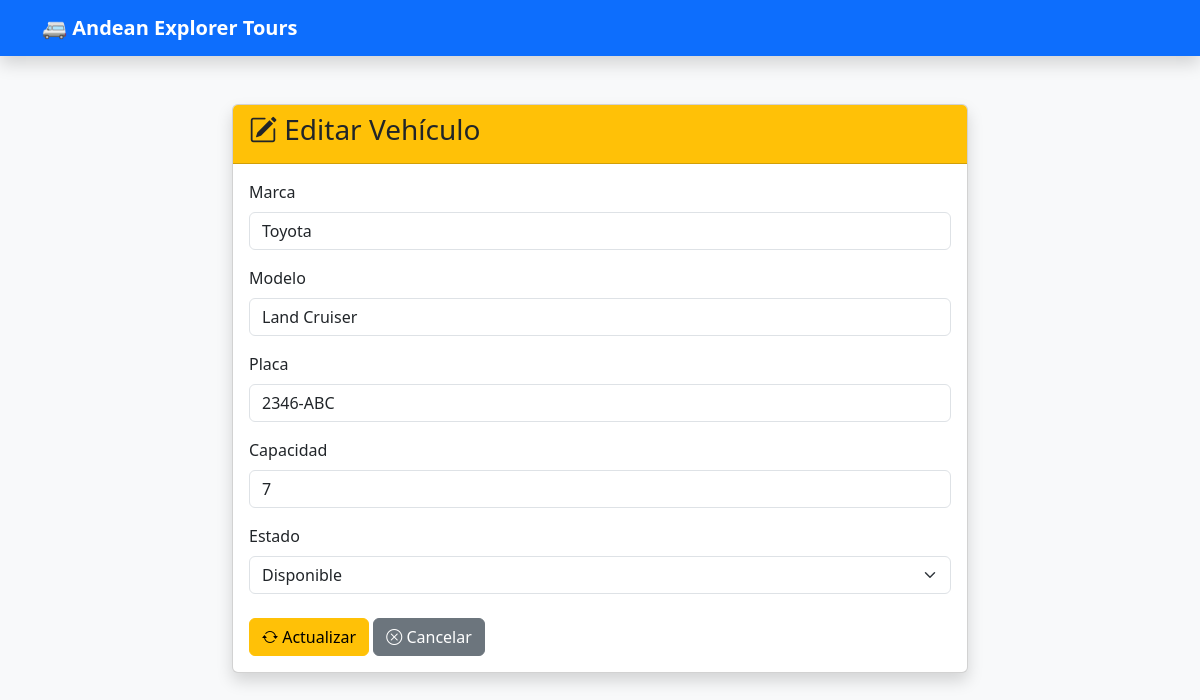
The app's page /vehiculos/editar/1 (signed in) with its own data.
### app/models/vehiculo.py (models this page shows)
class Vehiculo(db.Model):
    id = db.Column(
        db.Integer,
        primary_key=True
    )
    marca = db.Column(
        db.String(50),
        nullable=False
    )
    modelo = db.Column(
        db.String(50),
        nullable=False
    )
    placa = db.Column(
        db.String(20),
        unique=True,
        nullable=False
    )
    capacidad = db.Column(
        db.Integer,
        nullable=False
    )
    estado = db.Column(
        db.String(30)
    )

### app/blueprints/vehiculos/routes.py (the view, shortened to what this page needs)
@vehiculos_bp.route('/vehiculos/editar/<int:id>', methods=['GET', 'POST'])
@login_required
def editar_vehiculo(id):
    vehiculo = Vehiculo.query.get_or_404(id)
    return render_template(
        'vehiculos/editar.html',
        vehiculo=vehiculo
    )

### app/templates/vehiculos/editar.html (shortened to what this page needs)
<!DOCTYPE html>
<html lang="es">
<head>
    <link
        href="https://cdn.jsdelivr.net/npm/bootstrap@5.3.3/dist/css/bootstrap.min.css"
        rel="stylesheet">
    <link
        href="https://cdn.jsdelivr.net/npm/bootstrap-icons@1.11.3/font/bootstrap-icons.css"
        rel="stylesheet">
</head>
<body class="bg-light">
<nav class="navbar navbar-dark bg-primary shadow">
    <div class="container">
        <span class="navbar-brand fw-bold">
            🚐 Andean Explorer Tours
        </span>
    </div>
</nav>
<div class="container mt-5">
    <div class="row justify-content-center">
        <div class="col-md-8">
            <div class="card shadow">
                <div class="card-header bg-warning">
                    <h3>
                        <i class="bi bi-pencil-square"></i>
                        Editar Vehículo
                    </h3>
                </div>
                <div class="card-body">
                    <form method="POST">
                        <div class="mb-3">
                            <label class="form-label">
                                Marca
                            </label>
                            <input
                                type="text"
                                name="marca"
                                class="form-control"
                                value="{{vehiculo.marca}}"
                                required>
                        </div>
                        <div class="mb-3">
                            <label class="form-label">
                                Modelo
                            </label>
                            <input
                                type="text"
                                name="modelo"
                                class="form-control"
                                value="{{vehiculo.modelo}}"
                                required>
                        </div>
                        <div class="mb-3">
                            <label class="form-label">
                                Placa
                            </label>
                            <input
                                type="text"
                                name="placa"
                                class="form-control"
                                value="{{vehiculo.placa}}"
                                required>
                        </div>
                        <div class="mb-3">
                            <label class="form-label">
                                Capacidad
                            </label>
                            <input
                                type="number"
                                name="capacidad"
                                class="form-control"
                                value="{{vehiculo.capacidad}}"
                                required>
                        </div>
                        <div class="mb-4">
                            <label class="form-label">
                                Estado
                            </label>
                            <select
                                name="estado"
                                class="form-select">
                                <option {% if vehiculo.estado=="Disponible" %}selected{% endif %}>
                                    Disponible
                                </option>
                            </select>
                        </div>
                        <button
                            class="btn btn-warning">
                            <i class="bi bi-arrow-repeat"></i>
                            Actualizar
                        </button>
                        <a
                            href="/vehiculos"
                            class="btn btn-secondary">
                            <i class="bi bi-x-circle"></i>
                            Cancelar
                        </a>
                    </form>
                </div>
            </div>
        </div>
    </div>
</div>
</body>
</html>

### records on screen
Vehiculo: marca "Toyota", modelo "Land Cruiser", placa "2346-ABC", capacidad "7", estado "Disponible"
